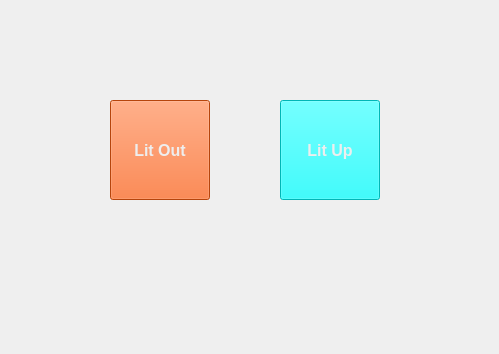
<?xml version="1.0" encoding="UTF-8"?>
<ui version="4.0">
 <class>MainWindow</class>
 <widget class="QMainWindow" name="MainWindow">
  <property name="geometry">
   <rect>
    <x>0</x>
    <y>0</y>
    <width>499</width>
    <height>354</height>
   </rect>
  </property>
  <property name="windowTitle">
   <string>MainWindow</string>
  </property>
  <property name="styleSheet">
   <string notr="true">.QPushButton {
	background-color: #ff6011;
	color: #eeeeee;
}</string>
  </property>
  <widget class="QWidget" name="centralwidget">
   <widget class="QPushButton" name="pushButton">
    <property name="geometry">
     <rect>
      <x>110</x>
      <y>100</y>
      <width>100</width>
      <height>100</height>
     </rect>
    </property>
    <property name="font">
     <font>
      <family>Tahoma</family>
      <pointsize>12</pointsize>
      <bold>true</bold>
     </font>
    </property>
    <property name="styleSheet">
     <string notr="true"/>
    </property>
    <property name="text">
     <string>Lit Out</string>
    </property>
   </widget>
   <widget class="QPushButton" name="pushButton_2">
    <property name="geometry">
     <rect>
      <x>280</x>
      <y>100</y>
      <width>100</width>
      <height>100</height>
     </rect>
    </property>
    <property name="font">
     <font>
      <pointsize>12</pointsize>
      <bold>true</bold>
     </font>
    </property>
    <property name="styleSheet">
     <string notr="true">.QPushButton {
	background-color: rgb(0, 255, 255);
}</string>
    </property>
    <property name="text">
     <string>Lit Up</string>
    </property>
   </widget>
  </widget>
 </widget>
 <resources/>
 <connections/>
</ui>
